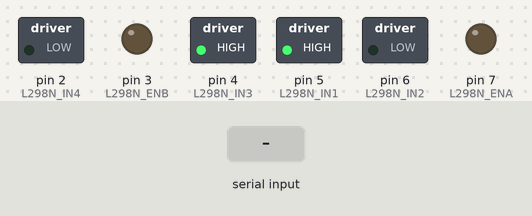
The sketch below on a simulated Arduino Uno, built with avr-gcc and run on an emulated ATmega328P. Shown: switched loads named in the sketch (green lamp = pin HIGH), output pins drawn as LEDs (lit = HIGH). The test bench sets the inputs (shaded band). The audio player accepts every command and is not drawn; what the sketch prints to the serial monitor is not drawn.

Above: at 1.7 s.
1.8 s: "90,45\n" received over Serial
At 2.6 s:
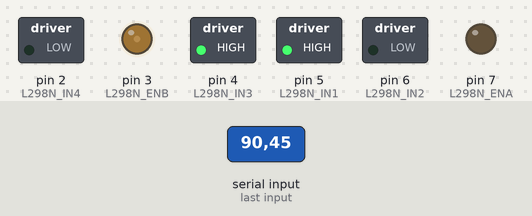
At 6.8 s:
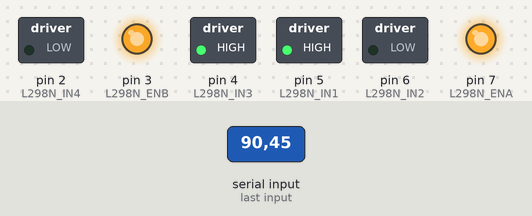
7.8 s: "30,150\n" received over Serial
At 8.4 s:
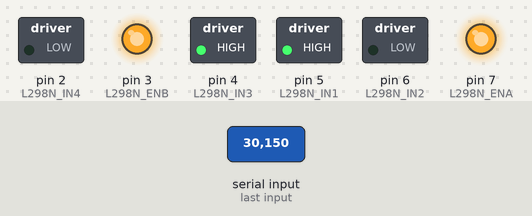
Timing chart, 0 to 10.8 s (numbered marks = the images above; inputs shaded):
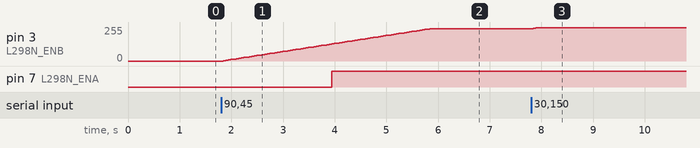

The sketch:

ces.ino
```cpp
#include <SoftwareSerial.h>
#include <DFRobotDFPlayerMini.h>

// --- 引脚定义 ---
#define DFPLAYER_RX_PIN 12  // Arduino RX (接 DFPlayer TX)
#define DFPLAYER_TX_PIN 13  // Arduino TX (接 DFPlayer RX)

#define L298N_ENA 7   // PWM
#define L298N_ENB 3   // PWM
#define L298N_IN1 5
#define L298N_IN2 6
#define L298N_IN3 4
#define L298N_IN4 2

// --- 全局对象 ---
SoftwareSerial dfSerial(DFPLAYER_RX_PIN, DFPLAYER_TX_PIN); // RX, TX
DFRobotDFPlayerMini dfPlayer;

// --- 状态变量 ---
int currentBrightness = 0;    // 当前亮度
int targetBrightness = 0;     // 目标亮度
unsigned long lastUpdateTime = 0;  // 上次更新时间
const int SMOOTH_DELAY = 50;       // 亮度变化间隔(ms) - 调高避免卡顿
const int BRIGHTNESS_STEP = 3;     // 每次亮度变化步长 - 调小更顺滑

// 音频播放控制变量
bool audio1Playing = false;
bool audio2Playing = false;
bool audio3Playing = false;
bool audio4Playing = false;

unsigned long audio1StartTime = 0;
unsigned long audio2StartTime = 0;
unsigned long audio3StartTime = 0;
unsigned long audio4StartTime = 0;

const unsigned long AUDIO_DURATION = 1000; // 音频播放时长1秒

void setup() {
  // 初始化硬件串口（用于接收 TinyF 数据）
  Serial.begin(115200);
  Serial.println("System started. Waiting for TinyF data...");

  // 初始化 L298N 控制引脚
  pinMode(L298N_ENA, OUTPUT);
  pinMode(L298N_ENB, OUTPUT);
  pinMode(L298N_IN1, OUTPUT);
  pinMode(L298N_IN2, OUTPUT);
  pinMode(L298N_IN3, OUTPUT);
  pinMode(L298N_IN4, OUTPUT);

  // 设置电机方向（灯亮：IN1/IN3 = HIGH, IN2/IN4 = LOW）
  digitalWrite(L298N_IN1, HIGH);
  digitalWrite(L298N_IN2, LOW);
  digitalWrite(L298N_IN3, HIGH);
  digitalWrite(L298N_IN4, LOW);

  // 初始化PWM输出为0（确保两个灯都从关闭状态开始）
  analogWrite(L298N_ENA, 0);
  analogWrite(L298N_ENB, 0);


  // 初始化 DFPlayer Mini
  dfSerial.begin(9600);
  Serial.println("Initializing DFPlayer Mini...");
  if (!dfPlayer.begin(dfSerial)) {
    Serial.println("❌ DFPlayer initialization failed!");
    Serial.println("Check wiring, SD card, and power.");
    while (true) delay(1000); // 卡死提示
  }
  dfPlayer.volume(25);      // 音量 0~30
  dfPlayer.loop(false);     // 不循环播放
  Serial.println("✅ DFPlayer Mini ready.");
}

void loop() {
  // 顺滑亮度更新
  updateSmoothBrightness();

  // 检查音频播放时间，1秒后自动停止
  checkAudioTiming();

  if (Serial.available() > 0) {
    String data = Serial.readStringUntil('\n');
    parseDistanceData(data);
  }
}

void parseDistanceData(String &data) {
  // 清理整行数据
  data.trim();

  // 查找逗号分隔符
  int commaPos = data.indexOf(',');
  if (commaPos == -1) return;

  // 提取距离部分（注意：trim() 是 void，不能链式调用！）
  String distStr = data.substring(0, commaPos);
  distStr.trim();

  // 提取置信度部分
  String confStr = data.substring(commaPos + 1);
  confStr.trim();

  // 转为数值
  long distance_mm = distStr.toInt();
  long confidence = confStr.toInt();

  // 数据有效性校验
  if ((distance_mm <= 20 || distance_mm >= 4000) && distStr != "0") return;
  if (confidence == 0 && confStr != "0") return;

  // 转换为厘米
  float distance_cm = distance_mm / 10.0;

  // ====== 顺滑灯光亮度控制 ======
  // 使用连续函数计算目标亮度，避免阶梯式跳跃
  if (distance_cm >= 0 && distance_cm <= 200) {
    // 距离越近，亮度越高，使用指数衰减函数
    // 在0-40cm范围内达到最大亮度255
    // 在40-200cm范围内逐渐衰减到0
    if (distance_cm <= 40) {
      // 0-40cm: 线性增长到最大亮度
      targetBrightness = map(distance_cm, 0, 40, 255, 200);
    } else {
      // 40-200cm: 指数衰减
      float ratio = (distance_cm - 40) / 160.0; // 0到1的比值
      targetBrightness = 200 * exp(-ratio * 3.0); // 指数衰减
      if (targetBrightness < 10) targetBrightness = 0; // 低于10就熄灭
    }
  } else {
    targetBrightness = 0; // 超出200cm，灯灭
  }

  // ====== 音频播放控制（1秒播放） ======
  // 检查当前距离范围，启动对应音频播放
  if (distance_cm >= 30 && distance_cm < 40 && !audio1Playing) {
    dfPlayer.play(1);
    audio1Playing = true;
    audio1StartTime = millis();
    Serial.println("🔊 Audio 1 (30-40cm)");
  } else if (distance_cm >= 20 && distance_cm < 30 && !audio2Playing) {
    dfPlayer.play(2);
    audio2Playing = true;
    audio2StartTime = millis();
    Serial.println("🔊 Audio 2 (20-30cm)");
  } else if (distance_cm >= 10 && distance_cm < 20 && !audio3Playing) {
    dfPlayer.play(3);
    audio3Playing = true;
    audio3StartTime = millis();
    Serial.println("🔊 Audio 3 (10-20cm)");
  } else if (distance_cm >= 0 && distance_cm < 10 && !audio4Playing) {
    dfPlayer.play(4);
    audio4Playing = true;
    audio4StartTime = millis();
    Serial.println("🔊 Audio 4 (0-10cm)");
  }

  // 调试输出（简化）
  Serial.print("📏 ");
  Serial.print(distance_cm, 1);
  Serial.print("cm | 💡 ");
  Serial.println(currentBrightness);
}

// 顺滑亮度更新函数
void updateSmoothBrightness() {
  unsigned long currentTime = millis();

  // 检查是否需要更新亮度
  if (currentTime - lastUpdateTime >= SMOOTH_DELAY) {
    if (currentBrightness != targetBrightness) {
      // 计算亮度变化方向
      if (currentBrightness < targetBrightness) {
        currentBrightness += BRIGHTNESS_STEP;
        if (currentBrightness > targetBrightness) {
          currentBrightness = targetBrightness;
        }
      } else {
        currentBrightness -= BRIGHTNESS_STEP;
        if (currentBrightness < targetBrightness) {
          currentBrightness = targetBrightness;
        }
      }

      // 应用亮度到PWM输出
      analogWrite(L298N_ENA, currentBrightness);
      analogWrite(L298N_ENB, currentBrightness);
    }

    lastUpdateTime = currentTime;
  }
}


// 音频时间检查函数
void checkAudioTiming() {
  unsigned long currentTime = millis();

  // 检查每个音频是否播放超过1秒
  if (audio1Playing && (currentTime - audio1StartTime >= AUDIO_DURATION)) {
    dfPlayer.stop();
    audio1Playing = false;
  }

  if (audio2Playing && (currentTime - audio2StartTime >= AUDIO_DURATION)) {
    dfPlayer.stop();
    audio2Playing = false;
  }

  if (audio3Playing && (currentTime - audio3StartTime >= AUDIO_DURATION)) {
    dfPlayer.stop();
    audio3Playing = false;
  }

  if (audio4Playing && (currentTime - audio4StartTime >= AUDIO_DURATION)) {
    dfPlayer.stop();
    audio4Playing = false;
  }
}
```

Measured:
- after the input at 1.8 s, pin 3 (L298N_ENB): moves from 0/255 to 243/255 over 4.0 s, starting at once; pin 7 (L298N_ENA): LOW → HIGH after 2.1 s
- after the input at 7.8 s, pin 3 (L298N_ENB): 243/255 → 251/255 at once
